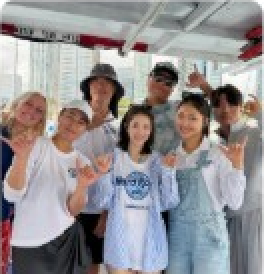
#> input picture docs/design-canvas/v3/star01.webp, 132 x 137 px (shown 2 times larger); its folder holds only this picture in this run
$ python slice_stars.py star01.webp
#> lines starting #> are read from the running program, lines starting #| are printed output that depends on the picture
# -*- coding: utf-8 -*-
"""스타 인증샷 격자를 타일 15개로 자른다.

원본은 운영 중인 OTA 상세페이지 캡처다. 그 안의 사진 격자만(흰 카드 여백 제외)
잘라 낸 뒤, 3열 5행으로 나누고 아래쪽 이름표 띠를 떼어 낸다. 보드는 이름을
HTML 로 찍으므로 사진에 이름이 또 들어가면 겹친다.

두 가지 입력을 모두 받는다.
  · 원본 캡처(가로 459px)          -> python slice_stars.py 28.jpg --full
  · 업스케일한 격자만 있는 이미지   -> python slice_stars.py grid_2k.png

격자 안에서의 타일 위치는 비율로 잡는다. 업스케일 배율이 얼마든 같은 자리가
나온다. 비율은 459px 원본에서 흰 여백을 찾아 실측한 값이다.
"""
import io, os, sys
from PIL import Image

HERE = os.path.dirname(os.path.abspath(__file__))

# 459px 원본 안에서 사진 격자가 차지하는 자리
FULL_GRID = (27, 231, 432, 1068)          # 405 x 837

# 격자 안에서의 열·행 (405 x 837 기준)
GW, GH = 405, 837
COLS = [(0, 132), (136, 269), (273, 405)]
ROWS = [(0, 164), (168, 332), (337, 501), (505, 669), (673, 837)]
CHIP = 27                                  # 타일 아래 이름표 띠 높이 (164 중)


def slice_grid(grid):
    """격자 이미지 하나를 타일 15개로. 원본 비율 그대로 잘라내기만 한다."""
    sx, sy = grid.width / GW, grid.height / GH
    out = []
    for y0, y1 in ROWS:
        for x0, x1 in COLS:
            out.append(grid.crop((
                round(x0 * sx), round(y0 * sy),
                round(x1 * sx), round((y1 - CHIP) * sy),
            )))
    return out


def main():
    if len(sys.argv) < 2:
        sys.exit("사용법: slice_stars.py <이미지> [--full]")
    src = Image.open(sys.argv[1]).convert("RGB")
#> src is the input picture: PIL image 132x137 RGB; mean R, G, B 148.1, 144.3, 146.3
    if "--full" in sys.argv:
        src = src.crop(FULL_GRID)
    tiles = slice_grid(src)
#> after the loop in slice_grid, `for y0, y1 in ROWS:`: out = 15 items
#> tiles = 15 items
    assert len(tiles) == 15, len(tiles)
    total = 0
    for i, t in enumerate(tiles, 1):
        p = os.path.join(HERE, f"star{i:02d}.webp")
        # 보드에서 쓰는 크기는 165~250px 다. 그보다 크게 담아 둘 이유가 없고,
        # 너무 크면 아티팩트 용량만 먹는다. 긴 변 640 을 넘으면 줄인다.
        if t.width > 640:
            t = t.resize((640, round(640 * t.height / t.width)), Image.LANCZOS)
        # 원본 화소 그대로인 작은 타일만 무손실로 둔다. 이미 리샘플을 거친
        # 큰 타일은 무손실로 담아 봐야 용량만 열 배가 된다.
        if t.width <= 200:
            t.save(p, "WEBP", lossless=True, method=6)
        else:
            t.save(p, "WEBP", quality=92, method=6)
        total += os.path.getsize(p)
#> this loop made 15 passes
#> total on passes 1 to 12: 1282, 2628, 3938, 5330, 7068, 8868, 10704, 12562, 14376, 15968, 17788, 19144
#> pass 1, in main, `t.save(p, "WEBP", lossless=True, method=6)`:
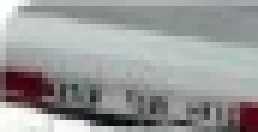
#> saved as star01.webp: PIL image 43x22 RGB (shown 6 times larger); mean R, G, B 152.8, 153.7, 153.8
#> pass 2, in main, `t.save(p, "WEBP", lossless=True, method=6)`:
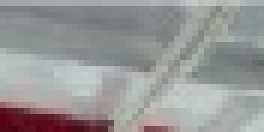
#> saved as star02.webp: PIL image 44x22 RGB (shown 6 times larger); mean R, G, B 151.2, 151, 150.7
#> after the loop, total = 23436
    print(f"{len(tiles)}장 저장 · 타일 {tiles[0].size} · 합계 {total/1024:.0f}KB")
#| 15장 저장 · 타일 (43, 22) · 합계 23KB


if __name__ == "__main__":
    main()

$ run again, on docs/design-canvas/v3/star05.webp
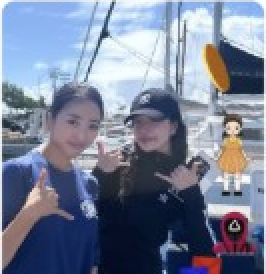
#> input picture docs/design-canvas/v3/star05.webp, 133 x 137 px (shown 2 times larger)
#> in main, src is the input picture: PIL image 133x137 RGB; mean R, G, B 119.1, 128, 149.9
#> after the loop in slice_grid, `for y0, y1 in ROWS:`: out = 15 items
#> the loop in main, `for i, t in enumerate(tiles, 1):` made 15 passes
#> total on passes 1 to 8: 1078, 2598, 4198, 5722, 7208, 8976, 10516, 12162
#> pass 1, in main, `t.save(p, "WEBP", lossless=True, method=6)`:
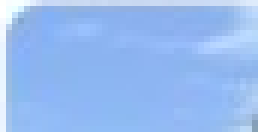
#> saved as star01.webp: PIL image 43x22 RGB (shown 6 times larger); mean R, G, B 150.9, 187.7, 241.9
#> pass 2, in main, `t.save(p, "WEBP", lossless=True, method=6)`:
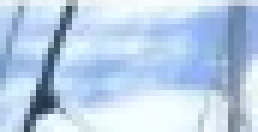
#> saved as star02.webp: PIL image 43x22 RGB (shown 6 times larger); mean R, G, B 184.2, 206, 230.7
#> after the loop in main, `for i, t in enumerate(tiles, 1):`: total = 22754
#| 15장 저장 · 타일 (43, 22) · 합계 22KB

$ run again, on docs/design-canvas/v3/star06.webp
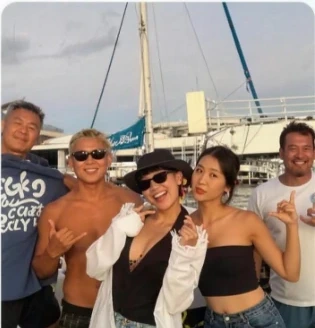
#> input picture docs/design-canvas/v3/star06.webp, 315 x 328 px
#> in main, src is the input picture: PIL image 315x328 RGB; mean R, G, B 153.3, 136.7, 126.4
#> after the loop in slice_grid, `for y0, y1 in ROWS:`: out = 15 items
#> the loop in main, `for i, t in enumerate(tiles, 1):` made 15 passes
#> total on passes 1 to 8: 2652, 6014, 8796, 12118, 15880, 20546, 28116, 35980
#> pass 1, in main, `t.save(p, "WEBP", lossless=True, method=6)`:
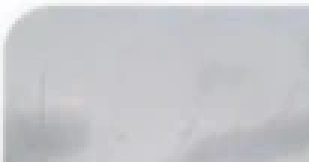
#> saved as star01.webp: PIL image 103x54 RGB (shown 3 times larger); mean R, G, B 197.4, 198.4, 202.4
#> pass 2, in main, `t.save(p, "WEBP", lossless=True, method=6)`:
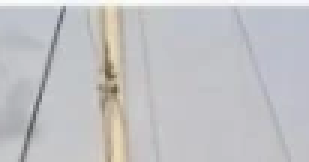
#> saved as star02.webp: PIL image 103x54 RGB (shown 3 times larger); mean R, G, B 193.5, 193.4, 195.9
#> after the loop in main, `for i, t in enumerate(tiles, 1):`: total = 79750
#| 15장 저장 · 타일 (103, 54) · 합계 78KB

$ run again, on docs/design-canvas/v3/star02.webp
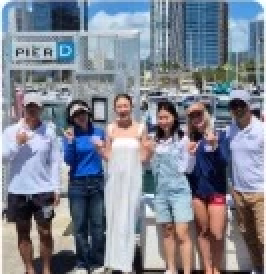
#> input picture docs/design-canvas/v3/star02.webp, 133 x 137 px (shown 2 times larger)
#> in main, src is the input picture: PIL image 133x137 RGB; mean R, G, B 126.7, 132.1, 144.3
#> after the loop in slice_grid, `for y0, y1 in ROWS:`: out = 15 items
#> the loop in main, `for i, t in enumerate(tiles, 1):` made 15 passes
#> total on passes 1 to 8: 1574, 3104, 4692, 6398, 8086, 9958, 11830, 13772
#> pass 1, in main, `t.save(p, "WEBP", lossless=True, method=6)`:
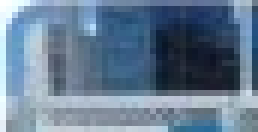
#> saved as star01.webp: PIL image 43x22 RGB (shown 6 times larger); mean R, G, B 102.2, 124.3, 147
#> pass 2, in main, `t.save(p, "WEBP", lossless=True, method=6)`:
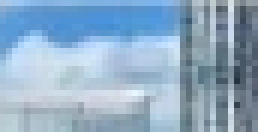
#> saved as star02.webp: PIL image 43x22 RGB (shown 6 times larger); mean R, G, B 143.3, 171.7, 196.7
#> after the loop in main, `for i, t in enumerate(tiles, 1):`: total = 25334
#| 15장 저장 · 타일 (43, 22) · 합계 25KB
